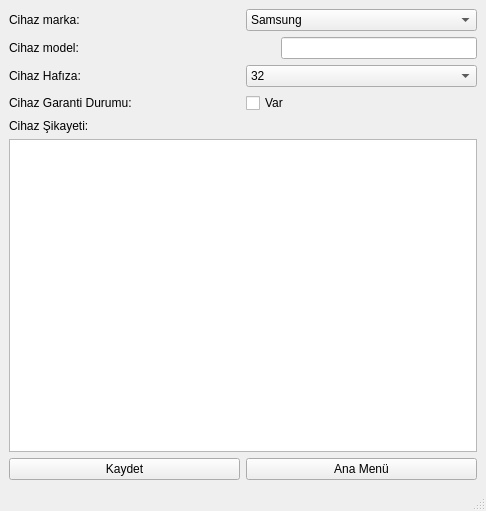
<?xml version="1.0" encoding="UTF-8"?>
<ui version="4.0">
 <class>MainWindow</class>
 <widget class="QMainWindow" name="MainWindow">
  <property name="geometry">
   <rect>
    <x>0</x>
    <y>0</y>
    <width>486</width>
    <height>511</height>
   </rect>
  </property>
  <property name="windowTitle">
   <string>Cihaz Kayıt Ekranı</string>
  </property>
  <widget class="QWidget" name="centralwidget">
   <layout class="QVBoxLayout" name="verticalLayout_2">
    <item>
     <layout class="QHBoxLayout" name="horizontalLayout">
      <item>
       <widget class="QLabel" name="label">
        <property name="text">
         <string>Cihaz marka:</string>
        </property>
       </widget>
      </item>
      <item>
       <widget class="QComboBox" name="comboBox_marka">
        <item>
         <property name="text">
          <string>Samsung</string>
         </property>
        </item>
        <item>
         <property name="text">
          <string>Apple</string>
         </property>
        </item>
        <item>
         <property name="text">
          <string>Xiaomi</string>
         </property>
        </item>
       </widget>
      </item>
     </layout>
    </item>
    <item>
     <layout class="QHBoxLayout" name="horizontalLayout_2">
      <item>
       <widget class="QLabel" name="label_2">
        <property name="text">
         <string>Cihaz model:</string>
        </property>
       </widget>
      </item>
      <item>
       <spacer name="horizontalSpacer">
        <property name="orientation">
         <enum>Qt::Horizontal</enum>
        </property>
        <property name="sizeHint" stdset="0">
         <size>
          <width>40</width>
          <height>20</height>
         </size>
        </property>
       </spacer>
      </item>
      <item>
       <widget class="QLineEdit" name="le_cihazModel"/>
      </item>
     </layout>
    </item>
    <item>
     <layout class="QHBoxLayout" name="horizontalLayout_3">
      <item>
       <widget class="QLabel" name="label_5">
        <property name="text">
         <string>Cihaz Hafıza:</string>
        </property>
       </widget>
      </item>
      <item>
       <widget class="QComboBox" name="comboBox_marka_2">
        <item>
         <property name="text">
          <string>32</string>
         </property>
        </item>
        <item>
         <property name="text">
          <string>64</string>
         </property>
        </item>
        <item>
         <property name="text">
          <string>128</string>
         </property>
        </item>
        <item>
         <property name="text">
          <string>256</string>
         </property>
        </item>
        <item>
         <property name="text">
          <string>512</string>
         </property>
        </item>
       </widget>
      </item>
     </layout>
    </item>
    <item>
     <layout class="QHBoxLayout" name="horizontalLayout_4">
      <item>
       <widget class="QLabel" name="label_3">
        <property name="text">
         <string>Cihaz Garanti Durumu:</string>
        </property>
       </widget>
      </item>
      <item>
       <widget class="QCheckBox" name="checkBox_garanti">
        <property name="text">
         <string>Var</string>
        </property>
       </widget>
      </item>
     </layout>
    </item>
    <item>
     <layout class="QVBoxLayout" name="verticalLayout">
      <item>
       <widget class="QLabel" name="label_4">
        <property name="text">
         <string>Cihaz Şikayeti:</string>
        </property>
       </widget>
      </item>
      <item>
       <widget class="QTextEdit" name="textEdit_cihazSikayet"/>
      </item>
     </layout>
    </item>
    <item>
     <layout class="QHBoxLayout" name="horizontalLayout_5">
      <item>
       <widget class="QPushButton" name="pb_kayitekranKaydet">
        <property name="text">
         <string>Kaydet</string>
        </property>
       </widget>
      </item>
      <item>
       <widget class="QPushButton" name="pb_kayitekranAnamenu">
        <property name="text">
         <string>Ana Menü</string>
        </property>
       </widget>
      </item>
     </layout>
    </item>
   </layout>
  </widget>
  <widget class="QMenuBar" name="menubar">
   <property name="geometry">
    <rect>
     <x>0</x>
     <y>0</y>
     <width>486</width>
     <height>26</height>
    </rect>
   </property>
  </widget>
  <widget class="QStatusBar" name="statusbar"/>
 </widget>
 <resources/>
 <connections/>
</ui>
